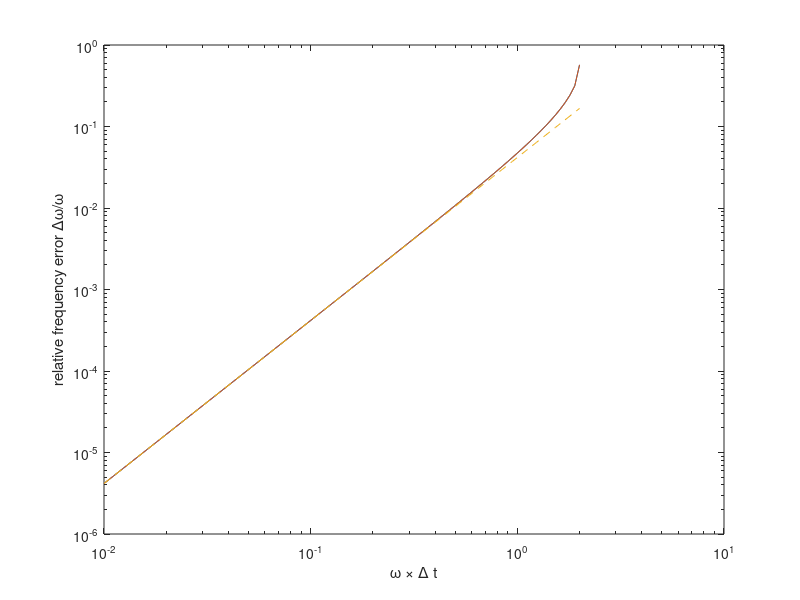

Source code (MATLAB):
% Dispersion analysis for the central difference time-scheme
% =Newmark with alpha=1, beta=0, gamma=1/2
% See Hughes (1987) page 498

wdt=logspace(-2,log10(2),100); % omega*dt

A1 = 1-0.5*wdt.^2;
A2 = 1;
lp = A1 + sqrt(A1.^2-A2); % lambda_plus
lm = A1 - sqrt(A1.^2-A2); % lambda_minus

% lambda = exp(s*dt)
spw = log(lp)./wdt; % s / omega
smw = log(lm)./wdt;

%plot(wdt,imag(spw),'b-o', wdt,imag(smw),'r-')
% to make sure there is no attenuation, real(s) should be zero:
%plot(wdt,real(spw),'b--', wdt,real(smw),'r--')

loglog(wdt,abs(imag(spw))-1, wdt,abs(imag(smw))-1 ,wdt,(3/8-1/3)*wdt.^2,'--')
loglog(wdt,abs(imag(spw))-1, wdt,abs(imag(smw))-1 ,wdt,1/(3*8)*wdt.^2,'--')
xlabel('\omega \times \Delta t')
ylabel('relative frequency error \Delta\omega/\omega')
